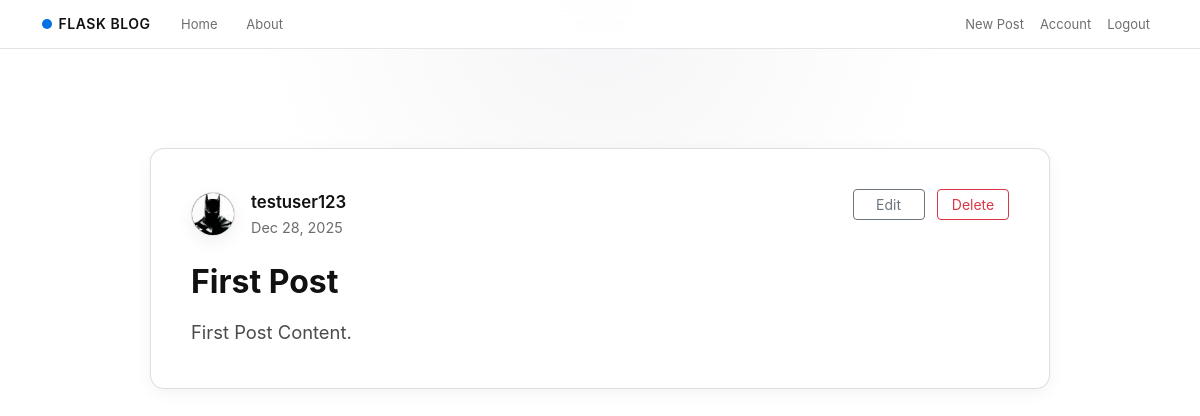
Before: /post/1 (signed in) with the older database file.
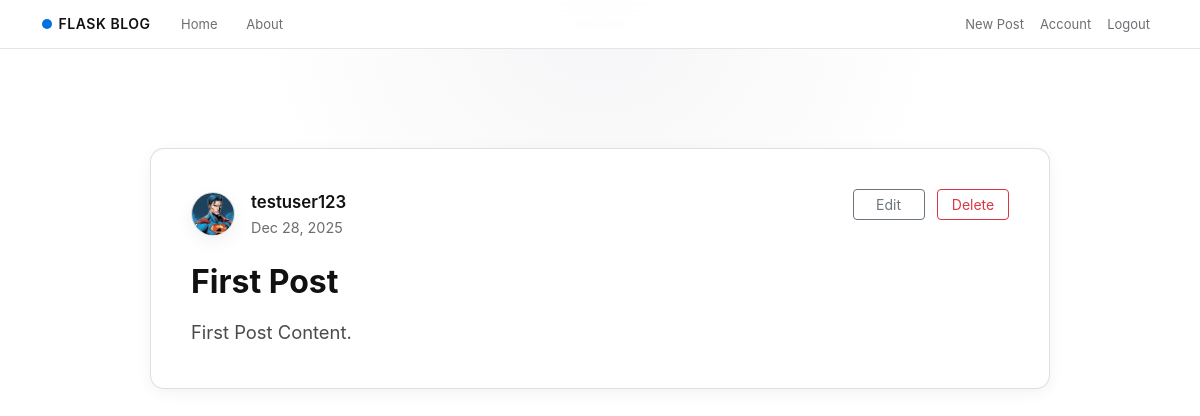
After: the same page with the newer database file.
### flaskblog/models.py (models this page shows, shortened)
class User(db.Model, UserMixin):
    id = db.Column(db.Integer, primary_key=True)
    username = db.Column(db.String(20), unique=True, nullable=False)
    email = db.Column(db.String(120), unique=True, nullable=False)
    image_file = db.Column(db.String(20), nullable=False, default='default.jpg')
    password = db.Column(db.String(60), nullable=False)
    posts = db.relationship('Post', backref='author', lazy=True)

### flaskblog/posts/routes.py (the view)
@posts.route("/post/<post_id>")
def post(post_id):
    post = db.session.get(Post, post_id) or abort(404)
    return render_template('post.html', title=post.title, post=post)

### flaskblog/auth.py (called while the page is built)
@login_manager.user_loader
def load_user(user_id):
    return User.query.get(int(user_id))

### flaskblog/templates/post.html (shortened to what this page needs)
{% extends "layout.html" %} {% block content %}
<article class="content-section post-card improved-post-card">
  <div class="post-header d-flex justify-content-between align-items-start">
    <div class="d-flex align-items-center">
      <img
        class="story-avatar me-3"
        src="{{ url_for('static', filename='profile_pics/' ~ post.author.image_file) }}"
        alt="{{ post.author.username }}'s avatar"
      />
      <div>
        <div class="post-author">{{ post.author.username }}</div>
        <div class="post-date">
          {{ post.date_posted.strftime('%b %-d, %Y') }}
        </div>
      </div>
    </div>
    {% if post.author == current_user %}
    <div class="post-actions">
      <a
        class="btn btn-outline-secondary btn-sm me-2"
        href="{{ url_for('posts.update_post', post_id=post.id) }}"
      >
        Edit
      </a>
      <button
        type="button"
        class="btn btn-outline-danger btn-sm"
        data-bs-toggle="modal"
        data-bs-target="#deleteModal"
      >
        Delete
      </button>
    </div>
    {% endif %}
  </div>
  <h2 class="post-title mt-4">{{ post.title }}</h2>
  <div class="post-content mt-3">{{ post.content }}</div>
</article>
{% endblock %}

Changed rows visible on the page:
changed User "testuser123": image_file: a different picture
